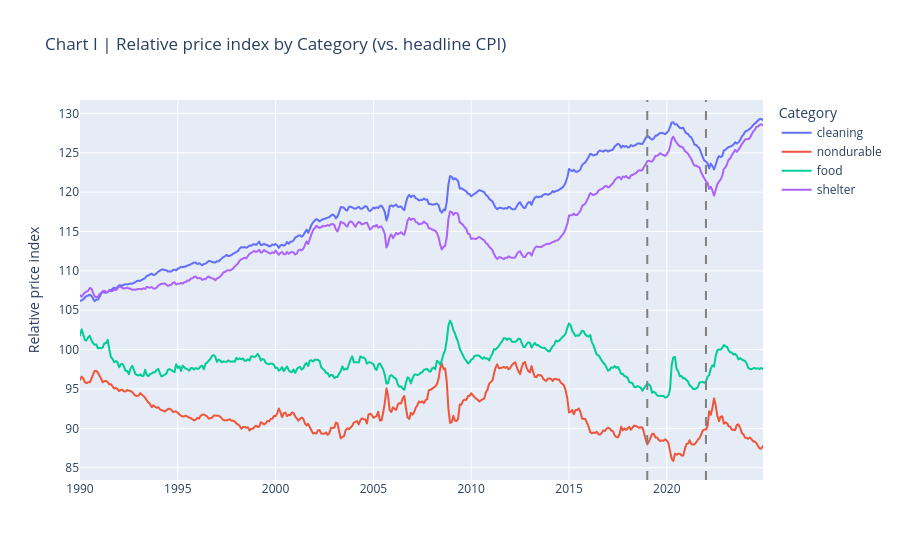

The code cell stored with this chart in its notebook:
### Markdown cell above
Here we can see that relative PPI did not experience a jump post-2019 the way that relative CPI did for `cleaning` products. Further evidence that `cleaning` products have a different behavior in pricing than other product categories.

### Code cell
fig = px.line(
    df_long,
    x="date",
    y="relative_price",
    color="category",
    title="Chart I | Relative price index by Category (vs. headline CPI)",
    labels={"relative_price": "Relative price index", "date": "", "category": "Category"}
)

# Add vertical lines for treatment cutoffs
for cutoff, label in [("2019-01-01", ""), ("2022-01-01", "")]:
    fig.add_vline(
        x=pd.Timestamp(cutoff).timestamp() * 1000,
        line_dash="dash",
        line_color="gray",
        annotation_text=label,
        annotation_position="top left"
    )

fig.show()

### Figure 1 — Plotly figure (JSON) as saved in the notebook; plotly's stock layout.template omitted (floating-point values rounded to 4 significant figures; data arrays with more than 128 entries replaced by an {"elided": "..."} marker saying what was removed)
{"data": [{"hovertemplate": "Category=cleaning<br>=%{x}<br>Relative price index=%{y}<extra></extra>", "legendgroup": "cleaning", "line": {"color": "#636efa", "dash": "solid"}, "marker": {"symbol": "circle"}, "mode": "lines", "name": "cleaning", "showlegend": true, "type": "scattergl", "x": {"elided": "420 str values"}, "xaxis": "x", "y": {"elided": "420 float values"}, "yaxis": "y"}, {"hovertemplate": "Category=nondurable<br>=%{x}<br>Relative price index=%{y}<extra></extra>", "legendgroup": "nondurable", "line": {"color": "#EF553B", "dash": "solid"}, "marker": {"symbol": "circle"}, "mode": "lines", "name": "nondurable", "showlegend": true, "type": "scattergl", "x": {"elided": "420 str values"}, "xaxis": "x", "y": {"elided": "420 float values"}, "yaxis": "y"}, {"hovertemplate": "Category=food<br>=%{x}<br>Relative price index=%{y}<extra></extra>", "legendgroup": "food", "line": {"color": "#00cc96", "dash": "solid"}, "marker": {"symbol": "circle"}, "mode": "lines", "name": "food", "showlegend": true, "type": "scattergl", "x": {"elided": "420 str values"}, "xaxis": "x", "y": {"elided": "420 float values"}, "yaxis": "y"}, {"hovertemplate": "Category=shelter<br>=%{x}<br>Relative price index=%{y}<extra></extra>", "legendgroup": "shelter", "line": {"color": "#ab63fa", "dash": "solid"}, "marker": {"symbol": "circle"}, "mode": "lines", "name": "shelter", "showlegend": true, "type": "scattergl", "x": {"elided": "420 str values"}, "xaxis": "x", "y": {"elided": "420 float values"}, "yaxis": "y"}], "layout": {"annotations": [{"showarrow": false, "text": "", "x": 1546300800000, "xanchor": "right", "xref": "x", "y": 1, "yanchor": "top", "yref": "y domain"}, {"showarrow": false, "text": "", "x": 1640995200000, "xanchor": "right", "xref": "x", "y": 1, "yanchor": "top", "yref": "y domain"}], "legend": {"title": {"text": "Category"}, "tracegroupgap": 0}, "shapes": [{"line": {"color": "gray", "dash": "dash"}, "type": "line", "x0": 1546300800000, "x1": 1546300800000, "xref": "x", "y0": 0, "y1": 1, "yref": "y domain"}, {"line": {"color": "gray", "dash": "dash"}, "type": "line", "x0": 1640995200000, "x1": 1640995200000, "xref": "x", "y0": 0, "y1": 1, "yref": "y domain"}], "title": {"text": "Chart I | Relative price index by Category (vs. headline CPI)"}, "xaxis": {"anchor": "y", "domain": [0, 1], "title": {"text": ""}}, "yaxis": {"anchor": "x", "domain": [0, 1], "title": {"text": "Relative price index"}}}}
